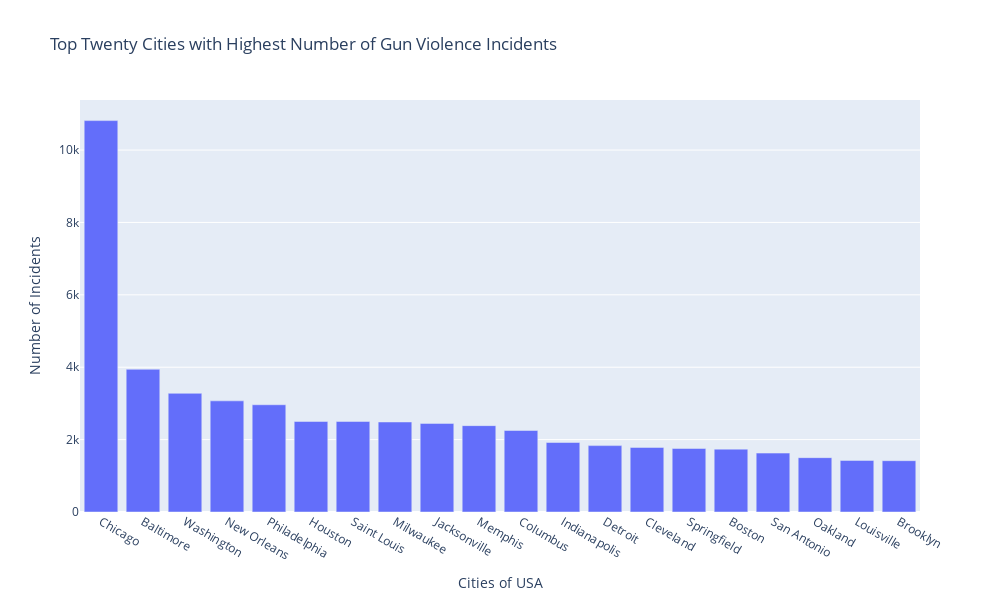

The notebook cell this image was saved under:
### Markdown cell above
## Top Twenty Cities with Highest Number of Gun Violence Incidents

### Code cell
city = gun_violence_filtered.groupby("city_or_county")
city_incidents= city.count().sort_values(by="incident_id",ascending=False)["incident_id"].head(20)

trace = go.Bar(x = city_incidents.index[:21], y = city_incidents,)
    
layout = dict(height=600, width=1000, title = "Top Twenty Cities with Highest Number of Gun Violence Incidents",
              xaxis = dict(title = "Cities of USA"),
              yaxis = dict(title = "Number of Incidents"))
 
data = [trace]

fig = dict(data = data, layout=layout)
iplot(fig)

### Figure 1 — Plotly figure (JSON) as saved in the notebook; plotly's stock layout.template omitted (floating-point values rounded to 4 significant figures)
{"data": [{"type": "bar", "x": ["Chicago", "Baltimore", "Washington", "New Orleans", "Philadelphia", "Houston", "Saint Louis", "Milwaukee", "Jacksonville", "Memphis", "Columbus", "Indianapolis", "Detroit", "Cleveland", "Springfield", "Boston", "San Antonio", "Oakland", "Louisville", "Brooklyn"], "y": [10814, 3943, 3279, 3071, 2963, 2501, 2501, 2487, 2448, 2386, 2252, 1920, 1834, 1784, 1755, 1737, 1628, 1501, 1425, 1418]}], "layout": {"height": 600, "title": {"text": "Top Twenty Cities with Highest Number of Gun Violence Incidents"}, "width": 1000, "xaxis": {"title": {"text": "Cities of USA"}}, "yaxis": {"title": {"text": "Number of Incidents"}}}}
